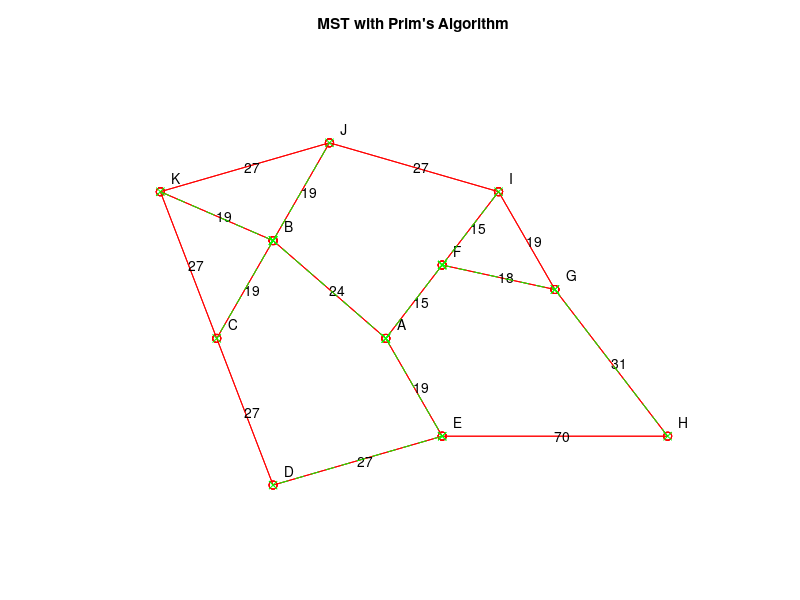

Write the MATLAB code that produced this figure.
% Prim's Algorithm to compute a MST
function prims
    [A coord] = makeGraph
    start = 1;
    gplot(A, coord, 'ro-')
    hold on
    for index = 1:length(coord)
        str = char('A' + index - 1);
        text(coord(index,1) + 0.2, ...
            coord(index,2) + 0.3, str);
    end
	showCosts(coord, A)
    axis([0 11 0 10]); axis off; hold on
    N = start;
    running = true;
    result = sparse([0]);
    while running
        % find the smallest edge
        best = 10000;
        running = false;
        for ndx = 1:length(N)
            node = N(ndx);
            next = find(A(node,:) > 0);
            for nxt = 1:length(next)
                nxtn = next(nxt);
                if ~any(N == nxtn)
                    running = true;
                    if A(node, nxtn) < best
                        best = A(node, nxtn);
                        from = node;
                        to = nxtn;
                    end
                end
            end
        end
        if running
            N = [N to];
            result(from, to) = 1;
        end
    end
    gplot(result, coord, 'gx--')
	title('MST with Prim''s Algorithm')
end

function showCosts(co, A)
	n = length(A);
	for r = 1:n
        for c = r+1:n
            if A(r,c) > 0
                str = num2str(A(r,c));
                c1 = co(r,:);
                c2 = co(c,:);
                at = (c1 + c2) ./ 2;
                text(at(1),at(2), str);
            end
        end
    end
end

function [A coord] = makeGraph
    % edge weights
    cost = [24 19 15 19 19 19 27 27 27 70 18 15 31 19 27 27];
    % edge directions
    dir = [2 2 2 2 2 2 2 2 2 2 2 2 2 2 2 2];
    % connectivity
    node = [ 1 2 3 0	% edges from A
        1 4 5 6			% edges from B
        4 7 8 0			% edges from C
        7 9 0 0			% edges from D
        2 9 10 0		% edges from E
        3 11 12 0		% edges from F
        11 13 14 0		% edges from G
        10 13 0 0		% edges from H
        12 14 15 0		% edges from I
        5 15 16 0		% edges from J
        6 8 16 0]		% edges from K
    % coordinates
    coord = [   5 4 	% A
                3 6 	% B
                2 4 	% C
                3 1 	% D
                6 2 	% E
                6 5.5 	% F 
                8 5 	% G
                10 2 	% H
                7 7 	% I
                4 8 	% J
                1 7];	% K
    A = grAdjacency( node, cost, dir );
end

function A = grAdjacency( node, cost, dir )
    % compute an adjacency matrix.
    % it should contain the weight from one
    % node to another (0 if the nodes
    %	are not connected)
    [m cols] = size(node);
    n = length(cost);
    k = 0;
    % iterate across the edges
    %	finding the nodes at each end of the edge
    for is = 1:n
        iv = 0;
        for ir = 1:m
            for ic = 1:cols
                if node(ir, ic) == is
                    iv = iv + 1;
                    if iv > 2
                        error('bad intersection matrix');
                    end
                    ij(iv) = ir;
                end
            end
        end
        if iv ~= 2
            error(sprintf('didn''t find both ends of edge %d', is));
        end
        t = cost(is);
        if dir(is) ~= -1
            k = k + 1;
            ip(k) = ij(1); jp(k) = ij(2); tp(k) = t;
        end
        if dir(is) ~= 1
            k = k + 1;
            ip(k) = ij(2); jp(k) = ij(1); tp(k) = t;
        end
    end
    A = sparse( ip, jp, tp );
end
